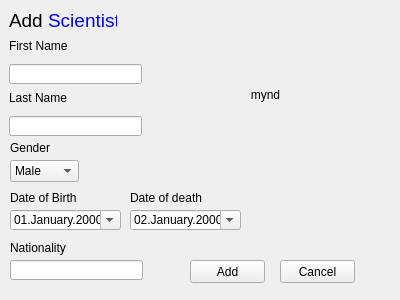
<?xml version="1.0" encoding="UTF-8"?>
<ui version="4.0">
 <class>AddScientistDialog</class>
 <widget class="QDialog" name="AddScientistDialog">
  <property name="geometry">
   <rect>
    <x>0</x>
    <y>0</y>
    <width>400</width>
    <height>300</height>
   </rect>
  </property>
  <property name="minimumSize">
   <size>
    <width>400</width>
    <height>300</height>
   </size>
  </property>
  <property name="windowTitle">
   <string>AddScientistDialog</string>
  </property>
  <widget class="QLabel" name="death_label">
   <property name="geometry">
    <rect>
     <x>130</x>
     <y>190</y>
     <width>111</width>
     <height>16</height>
    </rect>
   </property>
   <property name="text">
    <string>Date of death</string>
   </property>
  </widget>
  <widget class="QLabel" name="last_name_label">
   <property name="geometry">
    <rect>
     <x>9</x>
     <y>90</y>
     <width>91</width>
     <height>16</height>
    </rect>
   </property>
   <property name="text">
    <string>Last Name</string>
   </property>
  </widget>
  <widget class="QLabel" name="birth_label">
   <property name="geometry">
    <rect>
     <x>10</x>
     <y>190</y>
     <width>91</width>
     <height>16</height>
    </rect>
   </property>
   <property name="text">
    <string>Date of Birth</string>
   </property>
  </widget>
  <widget class="QLabel" name="first_name_label">
   <property name="geometry">
    <rect>
     <x>9</x>
     <y>38</y>
     <width>91</width>
     <height>16</height>
    </rect>
   </property>
   <property name="text">
    <string>First Name</string>
   </property>
  </widget>
  <widget class="QLabel" name="add_scientist_title">
   <property name="geometry">
    <rect>
     <x>9</x>
     <y>9</y>
     <width>108</width>
     <height>23</height>
    </rect>
   </property>
   <property name="text">
    <string>&lt;html&gt;&lt;head/&gt;&lt;body&gt;&lt;p&gt;&lt;span style=&quot; font-size:14pt;&quot;&gt;Add &lt;/span&gt;&lt;span style=&quot; font-size:14pt; color:#0000ff;&quot;&gt;Scientist&lt;/span&gt;&lt;/p&gt;&lt;/body&gt;&lt;/html&gt;</string>
   </property>
  </widget>
  <widget class="QLineEdit" name="first_name_input">
   <property name="geometry">
    <rect>
     <x>9</x>
     <y>64</y>
     <width>133</width>
     <height>20</height>
    </rect>
   </property>
  </widget>
  <widget class="QLineEdit" name="last_name_input">
   <property name="geometry">
    <rect>
     <x>9</x>
     <y>116</y>
     <width>133</width>
     <height>20</height>
    </rect>
   </property>
  </widget>
  <widget class="QDateEdit" name="date_of_birth_input">
   <property name="geometry">
    <rect>
     <x>10</x>
     <y>210</y>
     <width>111</width>
     <height>20</height>
    </rect>
   </property>
   <property name="focusPolicy">
    <enum>Qt::WheelFocus</enum>
   </property>
   <property name="locale">
    <locale language="English" country="UnitedStates"/>
   </property>
   <property name="currentSection">
    <enum>QDateTimeEdit::DaySection</enum>
   </property>
   <property name="displayFormat">
    <string>dd.MMMM.yyyy</string>
   </property>
   <property name="calendarPopup">
    <bool>true</bool>
   </property>
   <property name="date">
    <date>
     <year>2000</year>
     <month>1</month>
     <day>1</day>
    </date>
   </property>
  </widget>
  <widget class="QLabel" name="nationality_label">
   <property name="geometry">
    <rect>
     <x>10</x>
     <y>240</y>
     <width>91</width>
     <height>16</height>
    </rect>
   </property>
   <property name="text">
    <string>Nationality</string>
   </property>
  </widget>
  <widget class="QDateEdit" name="date_of_death_input">
   <property name="geometry">
    <rect>
     <x>130</x>
     <y>210</y>
     <width>111</width>
     <height>20</height>
    </rect>
   </property>
   <property name="locale">
    <locale language="English" country="UnitedStates"/>
   </property>
   <property name="displayFormat">
    <string>dd.MMMM.yyyy</string>
   </property>
   <property name="calendarPopup">
    <bool>true</bool>
   </property>
   <property name="date">
    <date>
     <year>2000</year>
     <month>1</month>
     <day>2</day>
    </date>
   </property>
  </widget>
  <widget class="QLineEdit" name="nationality_input">
   <property name="geometry">
    <rect>
     <x>10</x>
     <y>260</y>
     <width>133</width>
     <height>20</height>
    </rect>
   </property>
  </widget>
  <widget class="QLabel" name="sci_pic">
   <property name="geometry">
    <rect>
     <x>180</x>
     <y>30</y>
     <width>171</width>
     <height>131</height>
    </rect>
   </property>
   <property name="text">
    <string>&lt;html&gt;&lt;head/&gt;&lt;body&gt;&lt;p align=&quot;center&quot;&gt;mynd&lt;/p&gt;&lt;/body&gt;&lt;/html&gt;</string>
   </property>
  </widget>
  <widget class="QPushButton" name="add_btn">
   <property name="geometry">
    <rect>
     <x>190</x>
     <y>260</y>
     <width>75</width>
     <height>23</height>
    </rect>
   </property>
   <property name="text">
    <string>Add</string>
   </property>
   <property name="autoDefault">
    <bool>false</bool>
   </property>
  </widget>
  <widget class="QPushButton" name="cancel_btn">
   <property name="geometry">
    <rect>
     <x>280</x>
     <y>260</y>
     <width>75</width>
     <height>23</height>
    </rect>
   </property>
   <property name="text">
    <string>Cancel</string>
   </property>
   <property name="autoDefault">
    <bool>false</bool>
   </property>
  </widget>
  <widget class="QLabel" name="label_error_first_name">
   <property name="geometry">
    <rect>
     <x>90</x>
     <y>40</y>
     <width>131</width>
     <height>16</height>
    </rect>
   </property>
   <property name="text">
    <string/>
   </property>
  </widget>
  <widget class="QLabel" name="label_error_last_name">
   <property name="geometry">
    <rect>
     <x>90</x>
     <y>90</y>
     <width>181</width>
     <height>16</height>
    </rect>
   </property>
   <property name="text">
    <string/>
   </property>
  </widget>
  <widget class="QLabel" name="label_error_nationality">
   <property name="geometry">
    <rect>
     <x>90</x>
     <y>240</y>
     <width>241</width>
     <height>16</height>
    </rect>
   </property>
   <property name="text">
    <string>&lt;html&gt;&lt;head/&gt;&lt;body&gt;&lt;p&gt;&lt;br/&gt;&lt;/p&gt;&lt;/body&gt;&lt;/html&gt;</string>
   </property>
  </widget>
  <widget class="QLabel" name="gender_label">
   <property name="geometry">
    <rect>
     <x>10</x>
     <y>140</y>
     <width>61</width>
     <height>16</height>
    </rect>
   </property>
   <property name="text">
    <string>Gender</string>
   </property>
  </widget>
  <widget class="QComboBox" name="gender_input">
   <property name="geometry">
    <rect>
     <x>10</x>
     <y>160</y>
     <width>69</width>
     <height>22</height>
    </rect>
   </property>
   <item>
    <property name="text">
     <string>Male</string>
    </property>
   </item>
   <item>
    <property name="text">
     <string>Female</string>
    </property>
   </item>
  </widget>
 </widget>
 <resources/>
 <connections/>
</ui>
